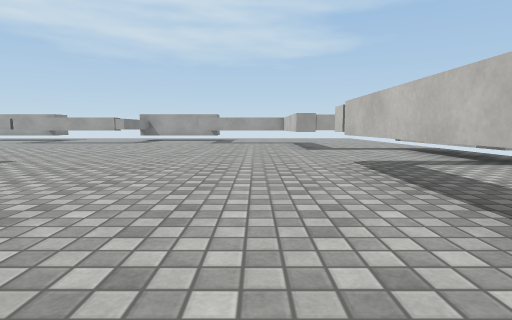
[1] (above)

19 first-person views from a walk through a scene from a Unity 3-D project. The camera is 0.72 m above the floor, tilts 6° down and sees 80° across. The floor is counted in squares, 1 m on a side. Each view is taken from the middle of a square. On the plan, view 1 faces up. The plan holds only what a view shows up to about 10 squares ahead; the rest is blank. The place goes on beyond the plan. The player is left out. Surface patterns are stand-ins for the level's own textures.

[2]
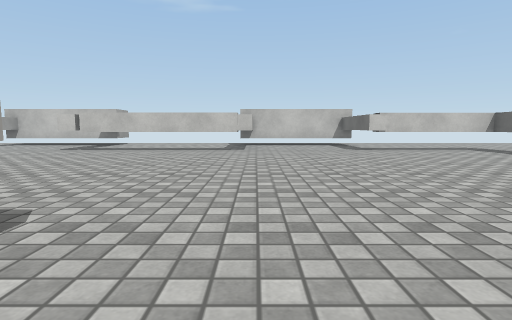

[3]
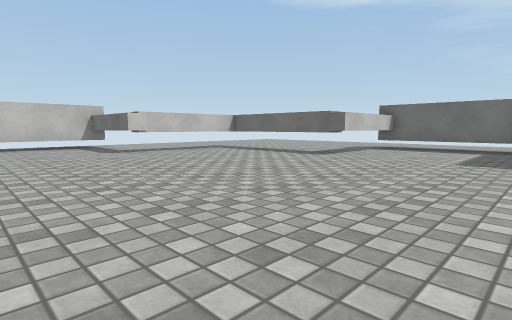

[4]
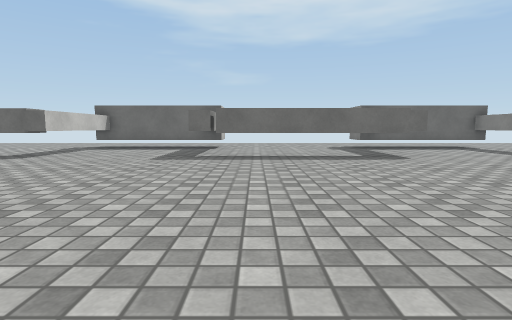

[5]
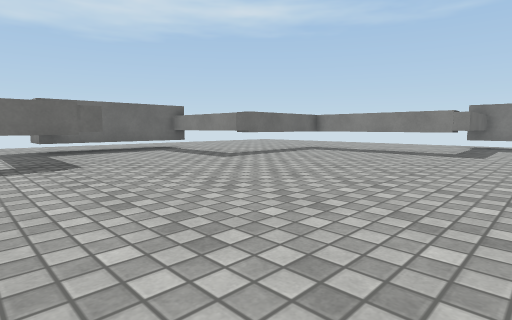

[6]
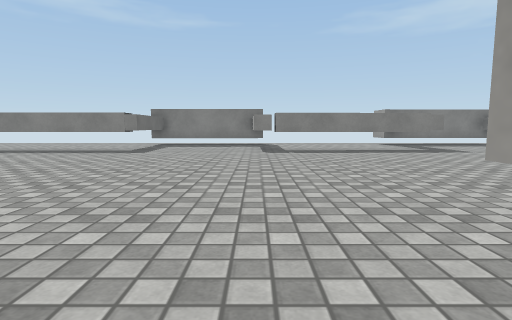

[7]
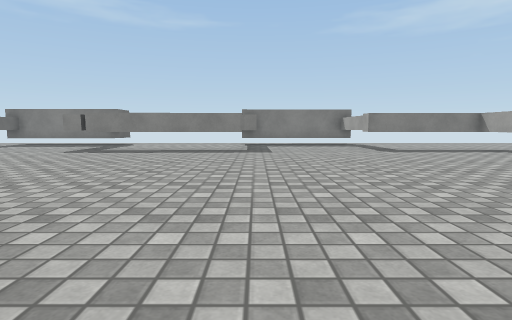

[8]
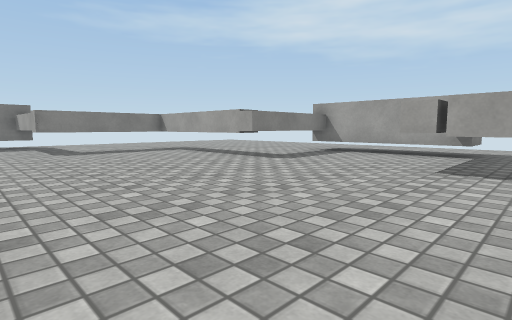

[9]
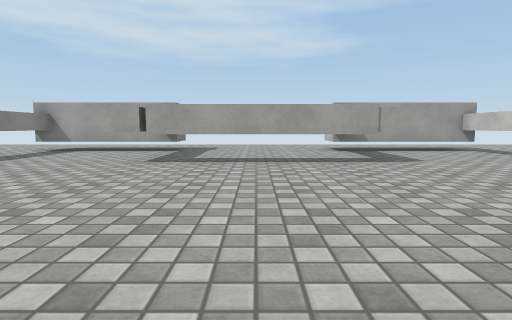

[10]
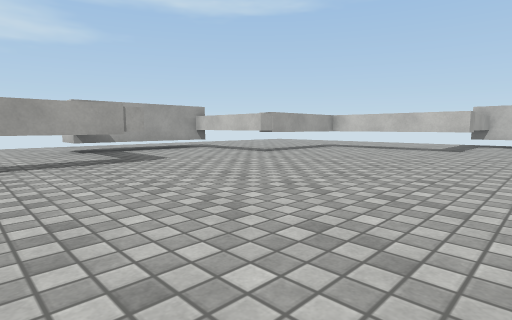

[11]
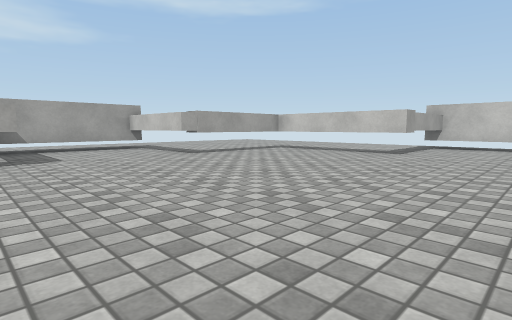

[12]
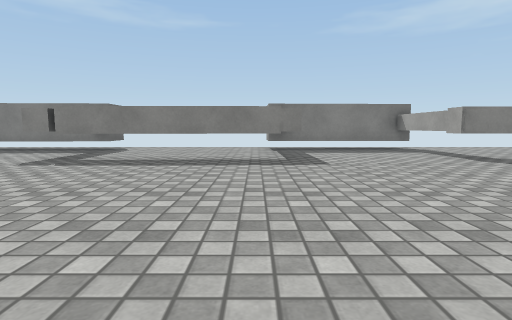

[13]
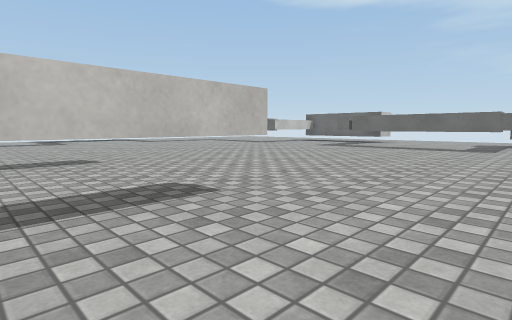

[14]
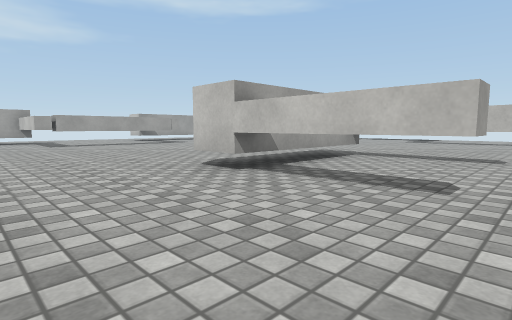

[15]
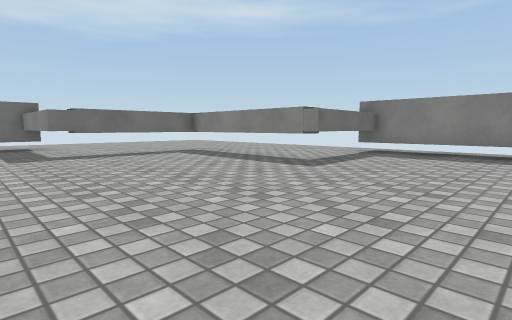

[16]
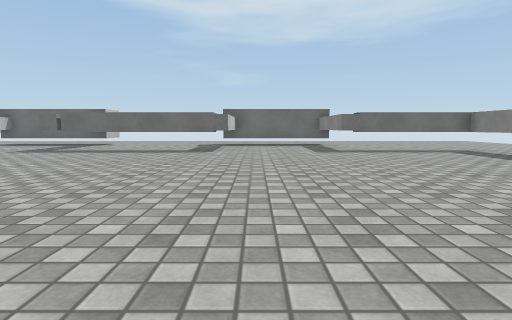

[17]
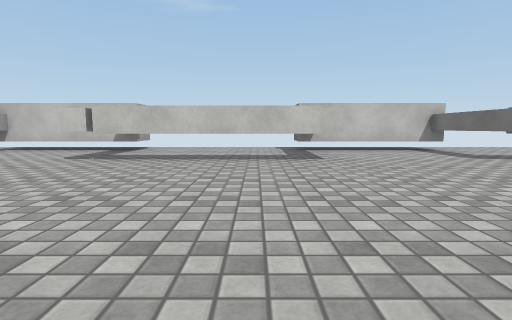

[18]
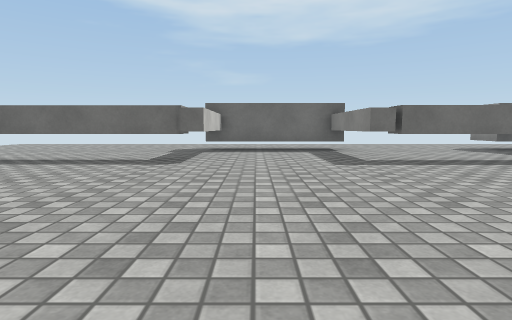

[19]
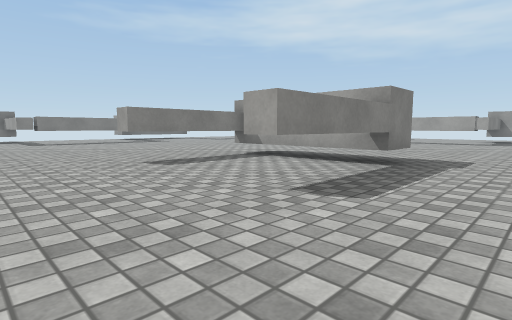

### Floor plan
Key: @ floor where view 1 was taken; # wall or solid block; . floor; T thing the floor can be seen under or through.
Columns run from 23 left of view 1 to 5 right of it. Each row starts with its distance up from view 1.
 18        #####     #####
 17        #...       ...#
 16        #...       ...#
 15        #...##   ##...#
 14    #####....#####....###
 13    #.....................#
 12    #.....................#
 11 ####.....................#
 10 #........................####
  9 #...........................#
  8 #...........................#
  7 #  #........................#
  6    #.........T  T........#  #
  5    #.........TTTT........#
  4    #.........T...T.......#
  3    #.........T...T.......#
  2    #.........T...T.......#
  1 #  #.....................#
  0 #......................@.#  #
 -1 #...........................#
 -2 #...........................#
 -3 ####........................#
 -4    #.....................####
 -5    #.....................#
 -6    #.....................#
 -7    #.....................#
 -8    #####...######...######
 -9        #...     #...#
-10        #...     #...#
-11        #####    #####

Positions as (right, up) in squares from view 1, and headings:
1: (0, 0), facing up
2: (-8, 0), facing right
3: (-7, 0), facing down-right
4: (-8, 0), facing down
5: (-10, -1), facing down-left
6: (-10, 1), facing left
7: (-10, 7), facing left
8: (-10, 9), facing up-left
9: (-9, 8), facing up
10: (-9, 8), facing up-right
11: (-7, 7), facing up-right
12: (-13, 6), facing left
13: (-13, 4), facing down-right
14: (-14, 1), facing up-right
15: (-14, 1), facing down-left
16: (-13, 2), facing down
17: (-5, 2), facing right
18: (-4, -1), facing down
19: (-4, -1), facing up-left
